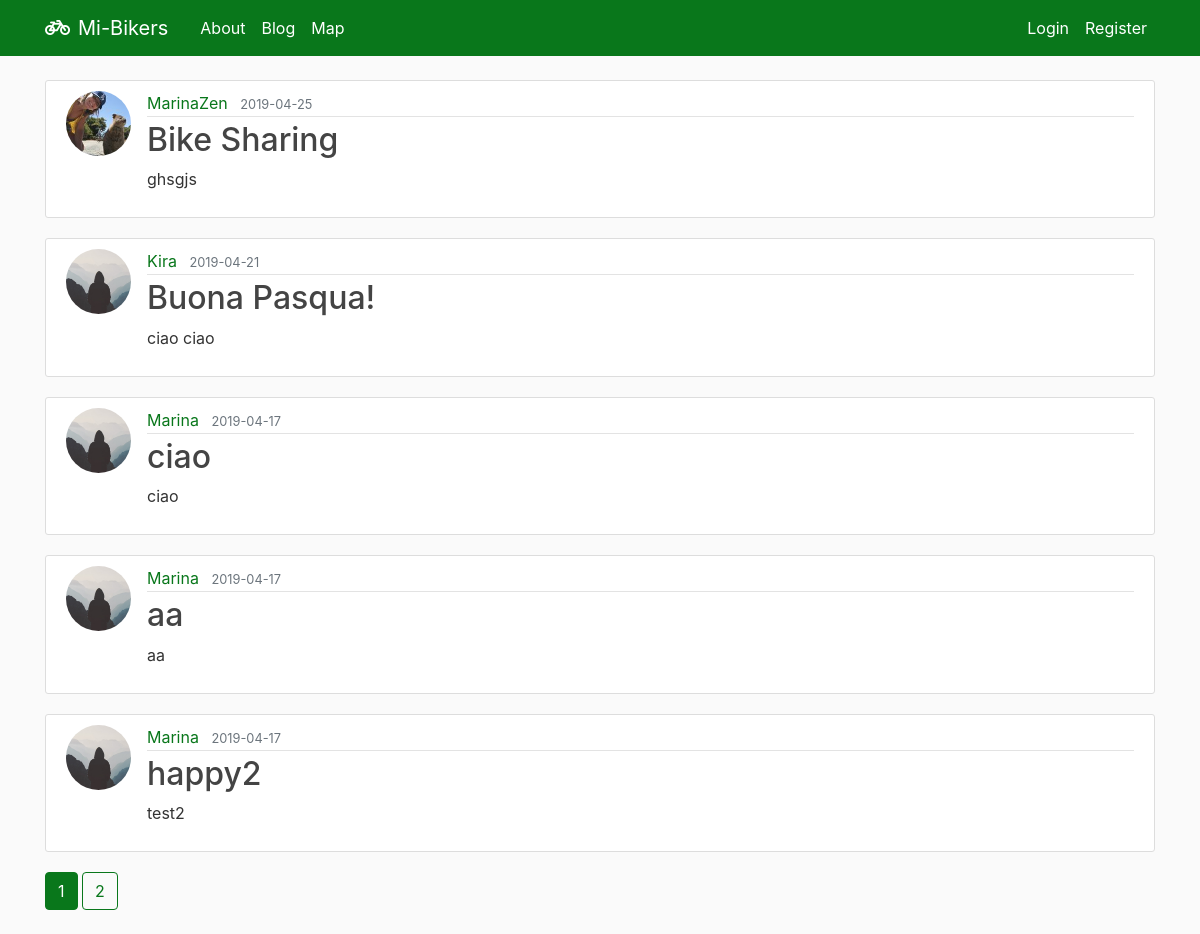
/blog, run on an earlier commit of the app's database.
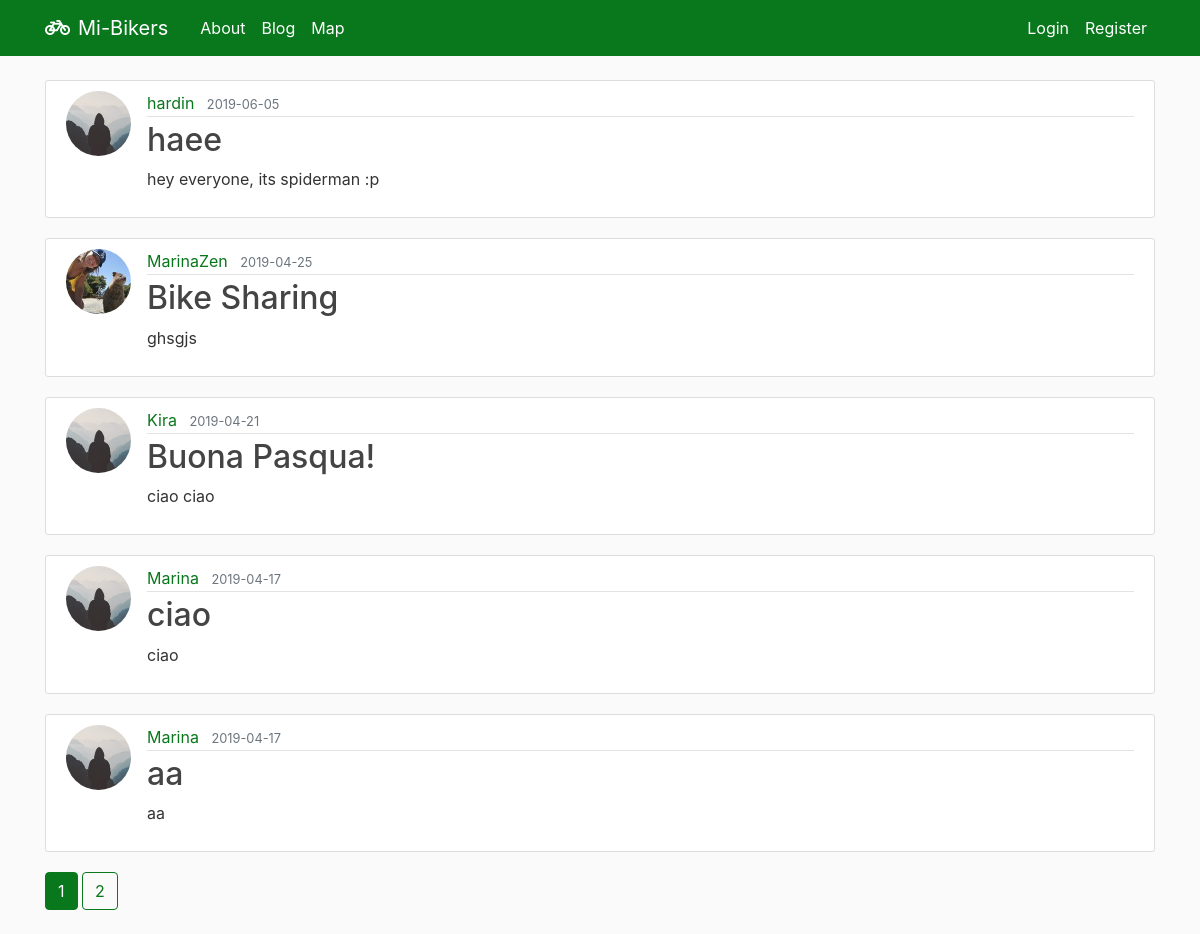
And on a later commit of the database.
### flaskblog/models.py (models this page shows, shortened)
class Post(db.Model):
    id = db.Column(db.Integer, primary_key=True)
    title = db.Column(db.String(100), nullable=False)
    date_posted = db.Column(db.DateTime, nullable=False, default=datetime.utcnow)
    content = db.Column(db.Text, nullable=False)
    user_id = db.Column(db.Integer, db.ForeignKey('user.id'), nullable=False)

class User(db.Model, UserMixin):
    id = db.Column(db.Integer, primary_key=True)
    username = db.Column(db.String(20), unique=True, nullable=False)
    email = db.Column(db.String(120), unique=True, nullable=False)
    image_file = db.Column(db.String(20), nullable=False, default='default.jpg')
    password = db.Column(db.String(60), nullable=False)
    posts = db.relationship('Post', backref='author', lazy=True)

### flaskblog/main/routes.py (the view)
@main.route("/blog")
def blog():
    page = request.args.get('page', 1, type=int)
    posts = Post.query.order_by(Post.date_posted.desc()).paginate(page=page, per_page=5)
    return render_template('blog.html', posts=posts)

### flaskblog/templates/blog.html
{% extends "layout.html" %}
{% block content %}
    {% for post in posts.items %}
        <article class="media content-section">
          <img class="rounded-circle article-img" src="{{ url_for('static', filename='profile_pics/' + post.author.image_file) }}">
          <div class="media-body">
            <div class="article-metadata">
              <a class="mr-2" href="{{ url_for('users.user_posts', username=post.author.username) }}">{{ post.author.username }}</a>
              <small class="text-muted">{{ post.date_posted.strftime('%Y-%m-%d') }}</small>
            </div>
            <h2><a class="article-title" href="{{ url_for('posts.post', post_id=post.id) }}">{{ post.title }}</a></h2>
            <p class="article-content">{{ post.content }}</p>
          </div>
        </article>
    {% endfor %}
    {% for page_num in posts.iter_pages(left_edge=1, right_edge=1, left_current=1, right_current=2) %}
      {% if page_num %}
        {% if posts.page == page_num %}
          <a class="btn btn-info mb-4" href="{{ url_for('main.blog', page=page_num) }}">{{ page_num }}</a>
        {% else %}
          <a class="btn btn-outline-info mb-4" href="{{ url_for('main.blog', page=page_num) }}">{{ page_num }}</a>
        {% endif %}
      {% else %}
        ...
      {% endif %}
    {% endfor %}
{% endblock content %}

### flaskblog/templates/layout.html (shortened to what this page needs)
<!DOCTYPE html>
<html>
<head>
    <link rel="stylesheet" href="https://maxcdn.bootstrapcdn.com/bootstrap/4.0.0/css/bootstrap.min.css">
    <link rel="stylesheet" href="https://use.fontawesome.com/releases/v5.4.1/css/all.css"
>
    <link rel="stylesheet" href="https://unpkg.com/leaflet@1.4.0/dist/leaflet.css"
/>
    <link rel="stylesheet" href="https://unpkg.com/leaflet-control-geocoder/dist/Control.Geocoder.css" />
    <link rel="stylesheet" type="text/css" href="{{ url_for('static', filename='leaflet-routing-machine/leaflet-routing-machine.css') }}">
    <link rel="stylesheet" type="text/css" href="{{ url_for('static', filename='awesome-numbered-marker/leaflet_awesome_number_markers.css') }}">
    <link rel="stylesheet" href="https://cdn.jsdelivr.net/npm/leaflet-easybutton@2/src/easy-button.css">
    <link rel="stylesheet" type="text/css" href="{{ url_for('static', filename='css/main.css') }}">
</head>
<body>
    <header class="site-header">
      <nav id="mainNavbar" class="navbar navbar-expand-md navbar-dark bg-steel fixed-top">
        <div class="container">
          <a class="navbar-brand mr-4" href="/"><i class="fas fa-bicycle mr-2"></i>Mi-Bikers</a>
          <div class="collapse navbar-collapse" id="navbarToggle">
            <div class="navbar-nav mr-auto">
              <a class="nav-item nav-link" href="{{ url_for('main.about') }}">About</a>
              <a class="nav-item nav-link" href="{{ url_for('main.blog') }}">Blog</a>
              <a class="nav-item nav-link" href="{{ url_for('main.map') }}">Map</a>
            </div>
            <div class="navbar-nav">
              {% if current_user.is_authenticated %}
                <a class="nav-item nav-link" href="{{ url_for('posts.new_post') }}">New Post</a>
                <a class="nav-item nav-link" href="{{ url_for('users.account') }}">Account</a>
                <a class="nav-item nav-link" href="{{ url_for('users.logout') }}">Logout</a>
              {% else %}
                <a class="nav-item nav-link" href="{{ url_for('users.login') }}">Login</a>
                <a class="nav-item nav-link" href="{{ url_for('users.register') }}">Register</a>
              {% endif %}
            </div>
          </div>
        </div>
      </nav>
    </header>
    <main role="main" class="container">
      <div class="row">
        <div class="col-md-12 mt-4">
          {% block content %}{% endblock %}
        </div>
      </div>
    </main>
  </body>
</html>

### flaskblog/static/css/main.css (style rules this page uses)
body { background: #fafafa; color: #333333; margin-top: 3.5rem; }
a { color: rgb(9, 119, 27); text-decoration: none; background-color: transparent; }
h1, h2, h3, h4, h5, h6 { color: #ff6347; }
.bg-steel { background-color: rgb(9, 119, 27); }
.site-header .navbar-nav .nav-link { color: #ffffff; }
.content-section { background: #ffffff; padding: 10px 20px; border: 1px solid #dddddd; border-radius: 3px; margin-bottom: 20px; }
.article-title { color: #444444; }
.article-content { white-space: pre-line; }
.article-img { height: 65px; width: 65px; margin-right: 16px; }
.article-metadata { padding-bottom: 1px; margin-bottom: 4px; border-bottom: 1px solid #e3e3e3 }
.btn-info { color: #fff; background-color: rgb(9, 119, 27); border-color: rgb(9, 119, 27); }
.btn-outline-info { color: rgb(9, 119, 27); background-color: transparent; background-image: none; border-color: rgb(9, 119, 27); }

What changed in the data, as far as the page shows it:
no longer on this page (row unchanged): Post: image_file (placeholder picture), author.username "Marina", date_posted "2019-04-17", title "happy2", content "test2"
added Post: image_file (placeholder picture), author.username "hardin", date_posted "2019-06-05", title "haee", content "hey everyone, its spiderman :p"
